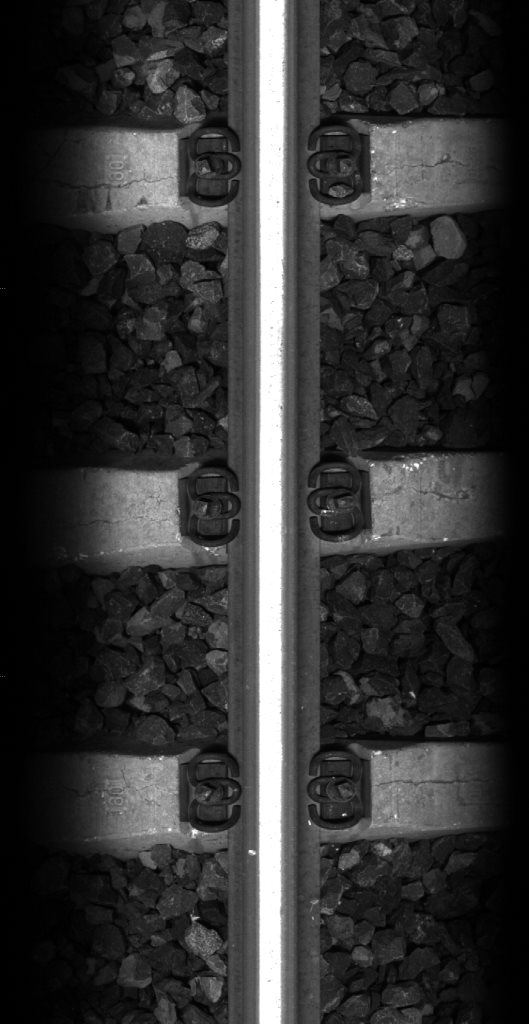
%> input picture TestRailextraction/101517_33834630_1208_35895.jpg, 529 x 1024 px, given in place of ., which was not available
$ octave rail_detection.m   (GNU Octave 9; MATLAB toolbox functions it lacks are replaced by stand-ins)
%> lines starting %> are read from the running program, lines starting %| are printed output that depends on the picture; in (x1, y1, x2, y2) boxes, pixels count from 0 and x2, y2 are one past the last pixel; in counts of white or black regions, pixels touching at a corner belong together; the program's own positions count from 1; pictures that were not available may be replaced by others from this repository, and a replacement may not be noted
### Enhance_Image.m

function [R,E,J]=Enhance_Image(I,p)
I=histeq(I);
J=rgb2hcm(double(I)/256);
t=graythresh(J);
if(exist('p'))
    p=-0.05;
end
R=J>t;
E=bwperim(R,4);
%[R,E]=MorphoFood(J,t+p);
function J=rgb2hcm(RGB)
if(size(RGB,3)==1)
    I=RGB;
else
    RGB64=imresize(RGB,[64 64]);
    k=fminsearch('StdMonochrome',[1 1],[ ],RGB64);
    I=k(1)*RGB(:,:,1)+k(2)*RGB(:,:,2)+RGB(:,:,3);
end
J=I-min(I(:));
J=J/max(J(:));
n=fix(size(J,1)/4);
if(mean2(J(1:n,1:n))>0.1)
    J=1-J;
end

% [6 lines left out: function MorphoFood, not called in this run]

### railbounds_extraction.m
function DVP=railbounds_extraction(R)
[r,c]=size(R);
H=zeros(1,c);
 for j=1:c
   for i=1:r
        H(j)=H(j)+R(i,j);
   end
 end
 DVP=zeros(1,c-1);
 for i=2:c
     DVP(i)=abs(H(i)-H(i-1));
 end
 imshow(R)
 hold on
 plot(DVP);


### StdMonochrome.m
function s=StdMonochrome(k,RGB)
I=k(1)*RGB(:,:,1)+k(2)*RGB(:,:,2)+RGB(:,:,3);
s=-std2(I)/(max(I(:))-min(I(:)));

### rail_detection.m
%This code finds the rail bounds. Firstl, the image is enhanced.
%Afterwards, the left and right bounds of rail are extracted.
Directory = 'TestRailextraction\';
% This code can be used to obtain rail bounds.
% First, images from a folder are read and image enhancement is
% applied to the read images.Then, the left and right boundaries
% of the rail are obtained.Some images have been added to the
%TestRailextraction folder to test the method.
% Read images from Images folder
Imgs = dir(Directory);
for j=1:length(Imgs)
    thisname = Imgs(j).name;
    thisfile = fullfile(Directory, thisname);
      Img = imread(thisfile);  % try to read image
%> Img is the input picture: size 1024x529x3 uint8; min 0, max 255, mean 49.9
      Im = Img(:,:,1);
      [R,E,J]=Enhance_Image(Img);
%> in Enhance_Image, `I=histeq(I);`:
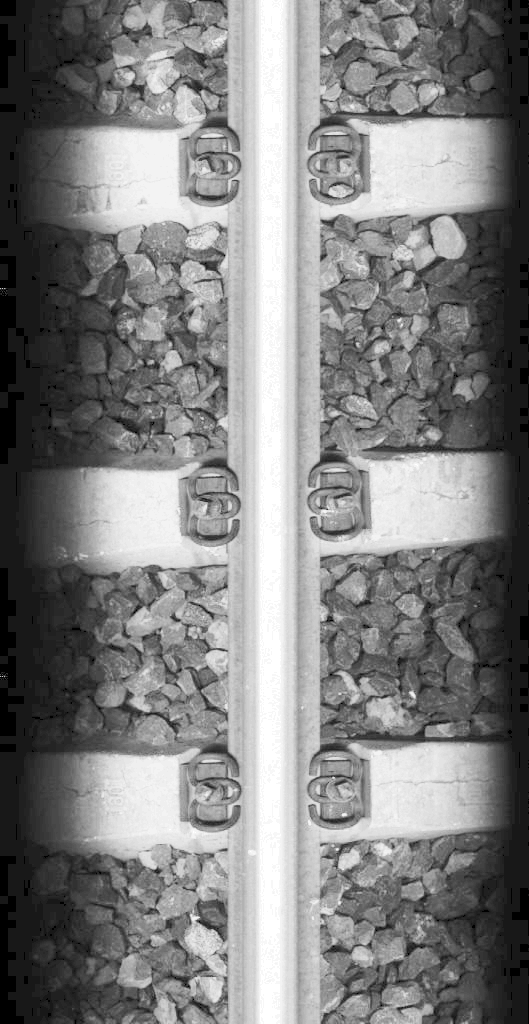
%> I: size 1024x529x3 uint8; min 0, max 255, mean 127.6
%> in rgb2hcm, `RGB64=imresize(RGB,[64 64]);`:
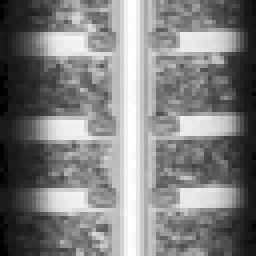
%> RGB64: size 64x64x3 double (shown 4 times larger); min -0.00614, max 1, mean 0.499; drawn with min black and max white
%> in rgb2hcm, `k=fminsearch('StdMonochrome',[1 1],[ ],RGB64);`: k = [1.12 1.15]
%> in Enhance_Image, `J=rgb2hcm(double(I)/256);`:
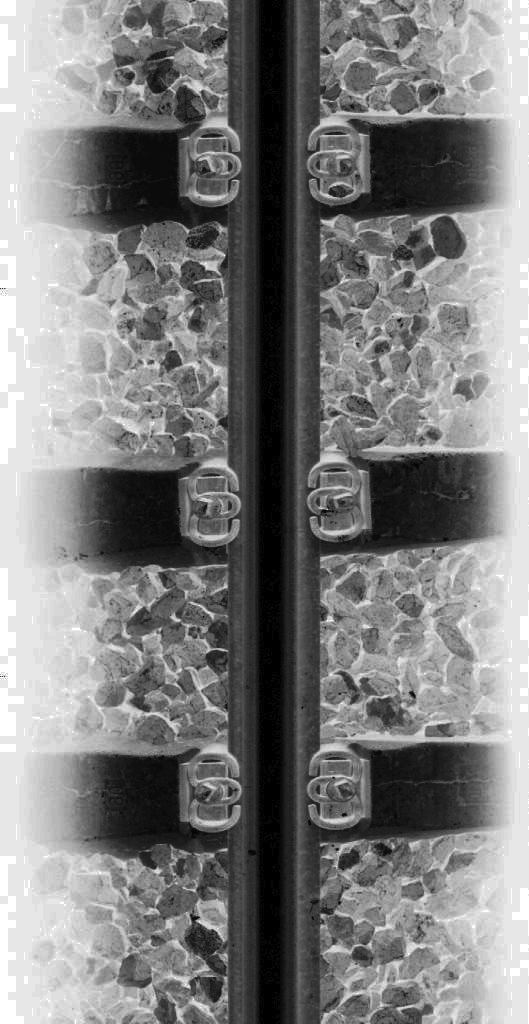
%> J: size 1024x529 double; min 0, max 1, mean 0.499
%> in Enhance_Image, `t=graythresh(J);`: t = 0.498
%> in Enhance_Image, `R=J>t;`:
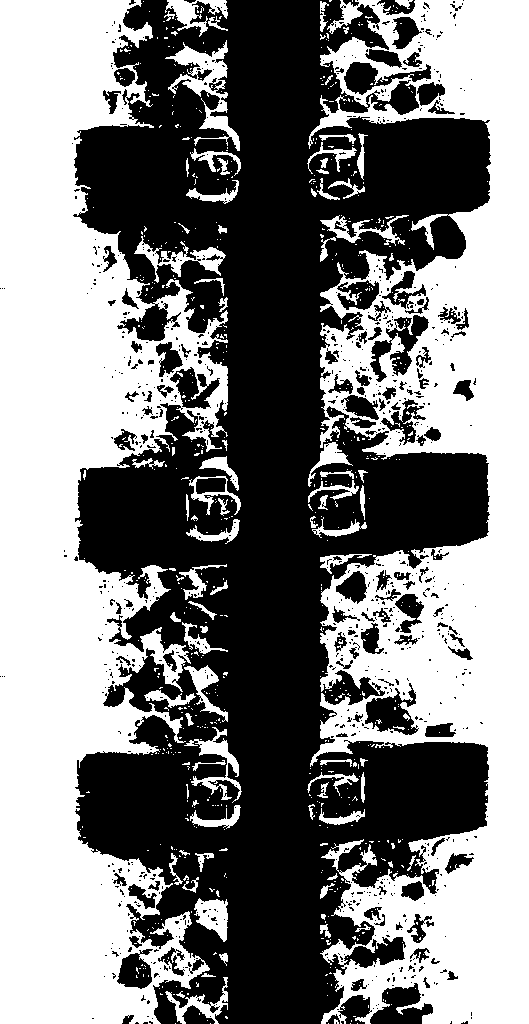
%> R: size 1024x529 logical; 50.4% white; 863 black regions (742 under 20 px), largest, box (x1, y1, x2, y2) and area: (73, 0, 491, 1024) 241720, (370, 315, 429, 382) 1519, (370, 983, 433, 1024) 1501
%> in Enhance_Image, `E=bwperim(R,4);`:
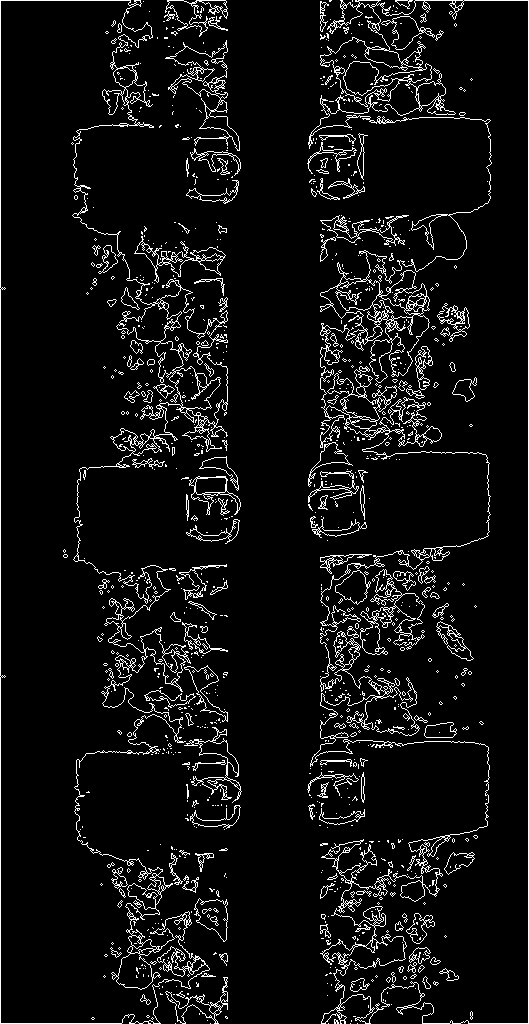
%> E: size 1024x529 logical; 6.6% white in thin lines or dots
      DVP=railbounds_extraction(1-R);
%> after the loop in railbounds_extraction, `for j=1:c`: H = 529 values, max 1024 at index 243, min 0 at index 2, mean 507.8
%> after the loop in railbounds_extraction, `for i=2:c`: DVP = 529 values, max 202 at index 228, min 0 at index 1, mean 9.69
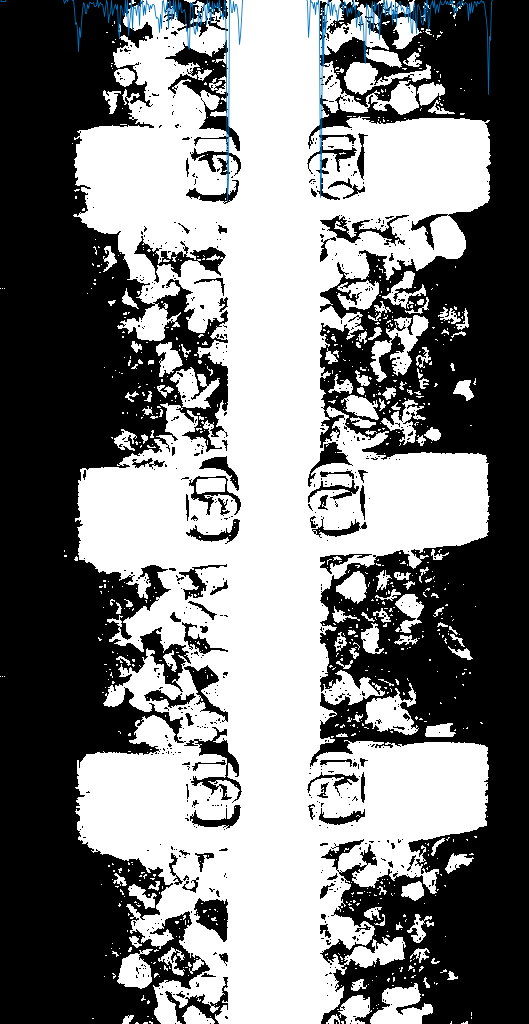
%> figure redrawn from the program's plot data
%> (the run ends here)
